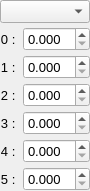
<?xml version="1.0" encoding="UTF-8"?>
<ui version="4.0">
 <class>Function1DWidget</class>
 <widget class="QWidget" name="Function1DWidget">
  <property name="geometry">
   <rect>
    <x>0</x>
    <y>0</y>
    <width>173</width>
    <height>206</height>
   </rect>
  </property>
  <property name="sizePolicy">
   <sizepolicy hsizetype="Preferred" vsizetype="MinimumExpanding">
    <horstretch>0</horstretch>
    <verstretch>0</verstretch>
   </sizepolicy>
  </property>
  <property name="font">
   <font>
    <pointsize>10</pointsize>
   </font>
  </property>
  <property name="windowTitle">
   <string>Form</string>
  </property>
  <layout class="QGridLayout" name="gridLayout">
   <property name="sizeConstraint">
    <enum>QLayout::SetFixedSize</enum>
   </property>
   <property name="leftMargin">
    <number>0</number>
   </property>
   <property name="topMargin">
    <number>0</number>
   </property>
   <property name="rightMargin">
    <number>0</number>
   </property>
   <property name="bottomMargin">
    <number>0</number>
   </property>
   <property name="spacing">
    <number>4</number>
   </property>
   <item row="2" column="1">
    <widget class="ExponentialSpin" name="Parameter1Spin">
     <property name="decimals">
      <number>3</number>
     </property>
    </widget>
   </item>
   <item row="6" column="0">
    <widget class="QLabel" name="Parameter5Label">
     <property name="sizePolicy">
      <sizepolicy hsizetype="Preferred" vsizetype="Preferred">
       <horstretch>1</horstretch>
       <verstretch>0</verstretch>
      </sizepolicy>
     </property>
     <property name="text">
      <string>5 : </string>
     </property>
     <property name="alignment">
      <set>Qt::AlignRight|Qt::AlignTrailing|Qt::AlignVCenter</set>
     </property>
    </widget>
   </item>
   <item row="4" column="1">
    <widget class="ExponentialSpin" name="Parameter3Spin">
     <property name="decimals">
      <number>3</number>
     </property>
    </widget>
   </item>
   <item row="3" column="1">
    <widget class="ExponentialSpin" name="Parameter2Spin">
     <property name="decimals">
      <number>3</number>
     </property>
    </widget>
   </item>
   <item row="1" column="0">
    <widget class="QLabel" name="Parameter0Label">
     <property name="sizePolicy">
      <sizepolicy hsizetype="Preferred" vsizetype="Preferred">
       <horstretch>1</horstretch>
       <verstretch>0</verstretch>
      </sizepolicy>
     </property>
     <property name="text">
      <string>0 : </string>
     </property>
     <property name="alignment">
      <set>Qt::AlignRight|Qt::AlignTrailing|Qt::AlignVCenter</set>
     </property>
    </widget>
   </item>
   <item row="3" column="0">
    <widget class="QLabel" name="Parameter2Label">
     <property name="sizePolicy">
      <sizepolicy hsizetype="Preferred" vsizetype="Preferred">
       <horstretch>1</horstretch>
       <verstretch>0</verstretch>
      </sizepolicy>
     </property>
     <property name="text">
      <string>2 : </string>
     </property>
     <property name="alignment">
      <set>Qt::AlignRight|Qt::AlignTrailing|Qt::AlignVCenter</set>
     </property>
    </widget>
   </item>
   <item row="5" column="1">
    <widget class="ExponentialSpin" name="Parameter4Spin">
     <property name="decimals">
      <number>3</number>
     </property>
    </widget>
   </item>
   <item row="6" column="1">
    <widget class="ExponentialSpin" name="Parameter5Spin">
     <property name="decimals">
      <number>3</number>
     </property>
    </widget>
   </item>
   <item row="1" column="1">
    <widget class="ExponentialSpin" name="Parameter0Spin">
     <property name="sizePolicy">
      <sizepolicy hsizetype="Minimum" vsizetype="Fixed">
       <horstretch>2</horstretch>
       <verstretch>0</verstretch>
      </sizepolicy>
     </property>
     <property name="decimals">
      <number>3</number>
     </property>
    </widget>
   </item>
   <item row="2" column="0">
    <widget class="QLabel" name="Parameter1Label">
     <property name="sizePolicy">
      <sizepolicy hsizetype="Preferred" vsizetype="Preferred">
       <horstretch>1</horstretch>
       <verstretch>0</verstretch>
      </sizepolicy>
     </property>
     <property name="text">
      <string>1 : </string>
     </property>
     <property name="alignment">
      <set>Qt::AlignRight|Qt::AlignTrailing|Qt::AlignVCenter</set>
     </property>
    </widget>
   </item>
   <item row="5" column="0">
    <widget class="QLabel" name="Parameter4Label">
     <property name="sizePolicy">
      <sizepolicy hsizetype="Preferred" vsizetype="Preferred">
       <horstretch>1</horstretch>
       <verstretch>0</verstretch>
      </sizepolicy>
     </property>
     <property name="text">
      <string>4 : </string>
     </property>
     <property name="alignment">
      <set>Qt::AlignRight|Qt::AlignTrailing|Qt::AlignVCenter</set>
     </property>
    </widget>
   </item>
   <item row="4" column="0">
    <widget class="QLabel" name="Parameter3Label">
     <property name="sizePolicy">
      <sizepolicy hsizetype="Preferred" vsizetype="Preferred">
       <horstretch>1</horstretch>
       <verstretch>0</verstretch>
      </sizepolicy>
     </property>
     <property name="text">
      <string>3 : </string>
     </property>
     <property name="alignment">
      <set>Qt::AlignRight|Qt::AlignTrailing|Qt::AlignVCenter</set>
     </property>
    </widget>
   </item>
   <item row="0" column="0" colspan="2">
    <widget class="QComboBox" name="FunctionCombo"/>
   </item>
  </layout>
 </widget>
 <customwidgets>
  <customwidget>
   <class>ExponentialSpin</class>
   <extends>QDoubleSpinBox</extends>
   <header>gui/widgets/exponentialSpin.hui</header>
  </customwidget>
 </customwidgets>
 <resources/>
 <connections/>
</ui>
